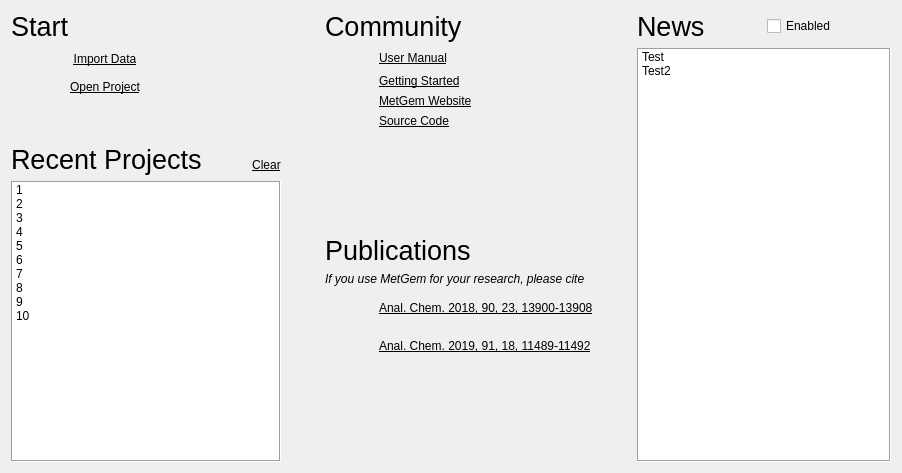
<?xml version="1.0" encoding="UTF-8"?>
<ui version="4.0">
 <class>WelcomeScreen</class>
 <widget class="QWidget" name="WelcomeScreen">
  <property name="geometry">
   <rect>
    <x>0</x>
    <y>0</y>
    <width>902</width>
    <height>473</height>
   </rect>
  </property>
  <property name="windowTitle">
   <string>Form</string>
  </property>
  <layout class="QHBoxLayout" name="horizontalLayout">
   <item>
    <layout class="QGridLayout" name="gridLayout_4">
     <item row="5" column="5">
      <widget class="QPushButton" name="btClearRecentProjects">
       <property name="sizePolicy">
        <sizepolicy hsizetype="Minimum" vsizetype="Minimum">
         <horstretch>0</horstretch>
         <verstretch>0</verstretch>
        </sizepolicy>
       </property>
       <property name="maximumSize">
        <size>
         <width>16777215</width>
         <height>32</height>
        </size>
       </property>
       <property name="cursor">
        <cursorShape>PointingHandCursor</cursorShape>
       </property>
       <property name="toolTip">
        <string>Clear the recent projects list</string>
       </property>
       <property name="statusTip">
        <string>Clear the recent projects list</string>
       </property>
       <property name="styleSheet">
        <string notr="true">QPushButton
{
	text-decoration: underline;
	border: none;
}</string>
       </property>
       <property name="text">
        <string>Clear</string>
       </property>
       <property name="flat">
        <bool>true</bool>
       </property>
      </widget>
     </item>
     <item row="5" column="4">
      <spacer name="horizontalSpacer_5">
       <property name="orientation">
        <enum>Qt::Horizontal</enum>
       </property>
       <property name="sizeType">
        <enum>QSizePolicy::Maximum</enum>
       </property>
       <property name="sizeHint" stdset="0">
        <size>
         <width>40</width>
         <height>20</height>
        </size>
       </property>
      </spacer>
     </item>
     <item row="2" column="3" colspan="3">
      <spacer name="horizontalSpacer_2">
       <property name="orientation">
        <enum>Qt::Horizontal</enum>
       </property>
       <property name="sizeType">
        <enum>QSizePolicy::Expanding</enum>
       </property>
       <property name="sizeHint" stdset="0">
        <size>
         <width>0</width>
         <height>0</height>
        </size>
       </property>
      </spacer>
     </item>
     <item row="2" column="2">
      <widget class="QPushButton" name="btOpenProject">
       <property name="cursor">
        <cursorShape>PointingHandCursor</cursorShape>
       </property>
       <property name="toolTip">
        <string>Load a previously saved project file</string>
       </property>
       <property name="statusTip">
        <string>Load a previously saved project file</string>
       </property>
       <property name="styleSheet">
        <string notr="true">QPushButton
{
	text-decoration: underline;
}</string>
       </property>
       <property name="text">
        <string>Open Project</string>
       </property>
       <property name="iconSize">
        <size>
         <width>32</width>
         <height>32</height>
        </size>
       </property>
       <property name="flat">
        <bool>true</bool>
       </property>
      </widget>
     </item>
     <item row="4" column="0" rowspan="2" colspan="4">
      <widget class="QLabel" name="label_4">
       <property name="styleSheet">
        <string notr="true">font-size: 20pt;</string>
       </property>
       <property name="text">
        <string>Recent Projects</string>
       </property>
       <property name="alignment">
        <set>Qt::AlignBottom|Qt::AlignLeading|Qt::AlignLeft</set>
       </property>
      </widget>
     </item>
     <item row="6" column="0" colspan="6">
      <widget class="QListWidget" name="lstRecentProjects">
       <property name="cursor" stdset="0">
        <cursorShape>PointingHandCursor</cursorShape>
       </property>
       <property name="autoFillBackground">
        <bool>true</bool>
       </property>
       <property name="frameShape">
        <enum>QFrame::Box</enum>
       </property>
       <property name="verticalScrollBarPolicy">
        <enum>Qt::ScrollBarAlwaysOff</enum>
       </property>
       <property name="horizontalScrollBarPolicy">
        <enum>Qt::ScrollBarAlwaysOff</enum>
       </property>
       <property name="editTriggers">
        <set>QAbstractItemView::NoEditTriggers</set>
       </property>
       <property name="selectionMode">
        <enum>QAbstractItemView::NoSelection</enum>
       </property>
       <property name="textElideMode">
        <enum>Qt::ElideMiddle</enum>
       </property>
       <property name="spacing">
        <number>1</number>
       </property>
       <property name="uniformItemSizes">
        <bool>true</bool>
       </property>
       <property name="batchSize">
        <number>10</number>
       </property>
       <item>
        <property name="text">
         <string>1</string>
        </property>
       </item>
       <item>
        <property name="text">
         <string>2</string>
        </property>
       </item>
       <item>
        <property name="text">
         <string>3</string>
        </property>
       </item>
       <item>
        <property name="text">
         <string>4</string>
        </property>
       </item>
       <item>
        <property name="text">
         <string>5</string>
        </property>
       </item>
       <item>
        <property name="text">
         <string>6</string>
        </property>
       </item>
       <item>
        <property name="text">
         <string>7</string>
        </property>
       </item>
       <item>
        <property name="text">
         <string>8</string>
        </property>
       </item>
       <item>
        <property name="text">
         <string>9</string>
        </property>
       </item>
       <item>
        <property name="text">
         <string>10</string>
        </property>
       </item>
      </widget>
     </item>
     <item row="3" column="1" colspan="5">
      <spacer name="verticalSpacer">
       <property name="orientation">
        <enum>Qt::Vertical</enum>
       </property>
       <property name="sizeType">
        <enum>QSizePolicy::Maximum</enum>
       </property>
       <property name="sizeHint" stdset="0">
        <size>
         <width>20</width>
         <height>40</height>
        </size>
       </property>
      </spacer>
     </item>
     <item row="2" column="1">
      <widget class="QLabel" name="label_19">
       <property name="maximumSize">
        <size>
         <width>32</width>
         <height>32</height>
        </size>
       </property>
       <property name="baseSize">
        <size>
         <width>32</width>
         <height>32</height>
        </size>
       </property>
       <property name="text">
        <string/>
       </property>
       <property name="pixmap">
        <pixmap resource="../../../../metgem/metgem_app/ui/ui.qrc">:/icons/images/document-open.svg</pixmap>
       </property>
       <property name="scaledContents">
        <bool>true</bool>
       </property>
      </widget>
     </item>
     <item row="0" column="0" colspan="6">
      <widget class="QLabel" name="label">
       <property name="styleSheet">
        <string notr="true">font-size: 20pt;</string>
       </property>
       <property name="text">
        <string>Start</string>
       </property>
       <property name="alignment">
        <set>Qt::AlignBottom|Qt::AlignLeading|Qt::AlignLeft</set>
       </property>
      </widget>
     </item>
     <item row="1" column="1">
      <widget class="QLabel" name="label_20">
       <property name="maximumSize">
        <size>
         <width>32</width>
         <height>32</height>
        </size>
       </property>
       <property name="text">
        <string/>
       </property>
       <property name="pixmap">
        <pixmap resource="../../../../metgem/metgem_app/ui/ui.qrc">:/icons/images/import-mgf.svg</pixmap>
       </property>
       <property name="scaledContents">
        <bool>true</bool>
       </property>
      </widget>
     </item>
     <item row="2" column="0">
      <widget class="QLabel" name="label_16">
       <property name="maximumSize">
        <size>
         <width>10</width>
         <height>16777215</height>
        </size>
       </property>
       <property name="text">
        <string/>
       </property>
      </widget>
     </item>
     <item row="1" column="2">
      <widget class="QPushButton" name="btImportData">
       <property name="cursor">
        <cursorShape>PointingHandCursor</cursorShape>
       </property>
       <property name="toolTip">
        <string>Import a spectra list and compute scores</string>
       </property>
       <property name="statusTip">
        <string>Import a spectra list and compute scores</string>
       </property>
       <property name="styleSheet">
        <string notr="true">QPushButton
{
	text-decoration: underline;
}</string>
       </property>
       <property name="text">
        <string>Import Data</string>
       </property>
       <property name="iconSize">
        <size>
         <width>32</width>
         <height>32</height>
        </size>
       </property>
       <property name="flat">
        <bool>true</bool>
       </property>
      </widget>
     </item>
     <item row="4" column="4">
      <spacer name="verticalSpacer_3">
       <property name="orientation">
        <enum>Qt::Vertical</enum>
       </property>
       <property name="sizeType">
        <enum>QSizePolicy::Maximum</enum>
       </property>
       <property name="sizeHint" stdset="0">
        <size>
         <width>20</width>
         <height>5</height>
        </size>
       </property>
      </spacer>
     </item>
    </layout>
   </item>
   <item>
    <spacer name="horizontalSpacer_3">
     <property name="orientation">
      <enum>Qt::Horizontal</enum>
     </property>
     <property name="sizeHint" stdset="0">
      <size>
       <width>40</width>
       <height>20</height>
      </size>
     </property>
    </spacer>
   </item>
   <item>
    <layout class="QGridLayout" name="gridLayout">
     <item row="9" column="2">
      <widget class="QLabel" name="label_17">
       <property name="statusTip">
        <string>https://dx.doi.org/10.1021/acs.analchem.9b02802</string>
       </property>
       <property name="text">
        <string>&lt;a href=&quot;https://dx.doi.org/10.1021/acs.analchem.9b02802&quot; style=&quot;text-decoration: underline; color: palette(text);&quot;&gt;Anal. Chem. 2019, 91, 18, 11489-11492&lt;/a&gt;</string>
       </property>
       <property name="textFormat">
        <enum>Qt::RichText</enum>
       </property>
       <property name="openExternalLinks">
        <bool>true</bool>
       </property>
      </widget>
     </item>
     <item row="4" column="1">
      <widget class="QLabel" name="label_12">
       <property name="maximumSize">
        <size>
         <width>32</width>
         <height>32</height>
        </size>
       </property>
       <property name="text">
        <string/>
       </property>
       <property name="pixmap">
        <pixmap resource="../../../../metgem/metgem_app/ui/ui.qrc">:/icons/images/git.svg</pixmap>
       </property>
       <property name="scaledContents">
        <bool>true</bool>
       </property>
      </widget>
     </item>
     <item row="3" column="1">
      <widget class="QLabel" name="label_11">
       <property name="sizePolicy">
        <sizepolicy hsizetype="Fixed" vsizetype="Fixed">
         <horstretch>0</horstretch>
         <verstretch>0</verstretch>
        </sizepolicy>
       </property>
       <property name="maximumSize">
        <size>
         <width>32</width>
         <height>32</height>
        </size>
       </property>
       <property name="text">
        <string/>
       </property>
       <property name="pixmap">
        <pixmap resource="../../../../metgem/metgem_app/ui/ui.qrc">:/icons/images/browser.svg</pixmap>
       </property>
       <property name="scaledContents">
        <bool>true</bool>
       </property>
      </widget>
     </item>
     <item row="2" column="1">
      <widget class="QLabel" name="label_10">
       <property name="text">
        <string/>
       </property>
       <property name="pixmap">
        <pixmap resource="../../../../metgem/metgem_app/ui/ui.qrc">:/icons/images/help.svg</pixmap>
       </property>
      </widget>
     </item>
     <item row="5" column="1" colspan="2">
      <spacer name="verticalSpacer_5">
       <property name="orientation">
        <enum>Qt::Vertical</enum>
       </property>
       <property name="sizeHint" stdset="0">
        <size>
         <width>20</width>
         <height>40</height>
        </size>
       </property>
      </spacer>
     </item>
     <item row="4" column="2">
      <widget class="QLabel" name="label_7">
       <property name="statusTip">
        <string>https://github.com/metgem/metgem</string>
       </property>
       <property name="text">
        <string>&lt;a href=&quot;https://github.com/metgem/metgem&quot; style=&quot;text-decoration: underline; color: palette(text);&quot;&gt;Source Code&lt;/a&gt;</string>
       </property>
       <property name="textFormat">
        <enum>Qt::RichText</enum>
       </property>
       <property name="openExternalLinks">
        <bool>true</bool>
       </property>
      </widget>
     </item>
     <item row="9" column="1">
      <widget class="QLabel" name="label_14">
       <property name="minimumSize">
        <size>
         <width>32</width>
         <height>32</height>
        </size>
       </property>
       <property name="maximumSize">
        <size>
         <width>32</width>
         <height>32</height>
        </size>
       </property>
       <property name="text">
        <string/>
       </property>
       <property name="pixmap">
        <pixmap resource="../../../../metgem/metgem_app/ui/ui.qrc">:/icons/images/academic.svg</pixmap>
       </property>
       <property name="scaledContents">
        <bool>true</bool>
       </property>
      </widget>
     </item>
     <item row="8" column="1">
      <widget class="QLabel" name="label_3">
       <property name="minimumSize">
        <size>
         <width>32</width>
         <height>32</height>
        </size>
       </property>
       <property name="maximumSize">
        <size>
         <width>32</width>
         <height>32</height>
        </size>
       </property>
       <property name="text">
        <string/>
       </property>
       <property name="pixmap">
        <pixmap resource="../../../../metgem/metgem_app/ui/ui.qrc">:/icons/images/academic.svg</pixmap>
       </property>
       <property name="scaledContents">
        <bool>true</bool>
       </property>
      </widget>
     </item>
     <item row="1" column="2">
      <widget class="QLabel" name="label_5">
       <property name="toolTip">
        <string/>
       </property>
       <property name="statusTip">
        <string>https://metgem.readthedocs.io</string>
       </property>
       <property name="text">
        <string>&lt;a href=&quot;https://metgem.readthedocs.io&quot; style=&quot;text-decoration: underline; color: palette(text);&quot;&gt;User Manual&lt;/a&gt;</string>
       </property>
       <property name="textFormat">
        <enum>Qt::RichText</enum>
       </property>
       <property name="openExternalLinks">
        <bool>true</bool>
       </property>
      </widget>
     </item>
     <item row="10" column="1" colspan="2">
      <spacer name="verticalSpacer_2">
       <property name="orientation">
        <enum>Qt::Vertical</enum>
       </property>
       <property name="sizeHint" stdset="0">
        <size>
         <width>20</width>
         <height>40</height>
        </size>
       </property>
      </spacer>
     </item>
     <item row="2" column="2">
      <widget class="QLabel" name="label_6">
       <property name="statusTip">
        <string>https://metgem.readthedocs.io/getting_started.html</string>
       </property>
       <property name="text">
        <string>&lt;a href=&quot;https://metgem.readthedocs.io/getting_started.html&quot; style=&quot;text-decoration: underline; color: palette(text);&quot;&gt;Getting Started&lt;/a&gt;</string>
       </property>
       <property name="textFormat">
        <enum>Qt::RichText</enum>
       </property>
       <property name="openExternalLinks">
        <bool>true</bool>
       </property>
      </widget>
     </item>
     <item row="3" column="2">
      <widget class="QLabel" name="label_8">
       <property name="statusTip">
        <string>https://metgem.github.io</string>
       </property>
       <property name="text">
        <string>&lt;a href=&quot;https://metgem.github.io&quot; style=&quot;text-decoration: underline; color: palette(text);&quot;&gt;MetGem Website&lt;/a&gt;</string>
       </property>
       <property name="textFormat">
        <enum>Qt::RichText</enum>
       </property>
       <property name="openExternalLinks">
        <bool>true</bool>
       </property>
      </widget>
     </item>
     <item row="1" column="1">
      <widget class="QLabel" name="label_9">
       <property name="text">
        <string/>
       </property>
       <property name="pixmap">
        <pixmap resource="../../../../metgem/metgem_app/ui/ui.qrc">:/icons/images/help.svg</pixmap>
       </property>
      </widget>
     </item>
     <item row="8" column="2">
      <widget class="QLabel" name="label_15">
       <property name="statusTip">
        <string>https://dx.doi.org/10.1021/acs.analchem.8b03099</string>
       </property>
       <property name="text">
        <string>&lt;a href=&quot;https://dx.doi.org/10.1021/acs.analchem.8b03099&quot;style=&quot;text-decoration: underline; color: palette(text);&quot;&gt;Anal. Chem. 2018, 90, 23, 13900-13908&lt;/a&gt;</string>
       </property>
       <property name="textFormat">
        <enum>Qt::RichText</enum>
       </property>
       <property name="openExternalLinks">
        <bool>true</bool>
       </property>
      </widget>
     </item>
     <item row="1" column="0">
      <spacer name="horizontalSpacer_6">
       <property name="orientation">
        <enum>Qt::Horizontal</enum>
       </property>
       <property name="sizeType">
        <enum>QSizePolicy::Fixed</enum>
       </property>
       <property name="sizeHint" stdset="0">
        <size>
         <width>10</width>
         <height>20</height>
        </size>
       </property>
      </spacer>
     </item>
     <item row="0" column="0" colspan="3">
      <widget class="QLabel" name="label_2">
       <property name="styleSheet">
        <string notr="true">font-size: 20pt;</string>
       </property>
       <property name="text">
        <string>Community</string>
       </property>
       <property name="alignment">
        <set>Qt::AlignBottom|Qt::AlignLeading|Qt::AlignLeft</set>
       </property>
      </widget>
     </item>
     <item row="6" column="0" colspan="3">
      <widget class="QLabel" name="label_18">
       <property name="styleSheet">
        <string notr="true">font-size: 20pt;</string>
       </property>
       <property name="text">
        <string>Publications</string>
       </property>
       <property name="alignment">
        <set>Qt::AlignBottom|Qt::AlignLeading|Qt::AlignLeft</set>
       </property>
      </widget>
     </item>
     <item row="7" column="0" colspan="3">
      <widget class="QLabel" name="label_13">
       <property name="styleSheet">
        <string notr="true">font-style: italic;</string>
       </property>
       <property name="text">
        <string>If you use MetGem for your research, please cite</string>
       </property>
      </widget>
     </item>
    </layout>
   </item>
   <item>
    <spacer name="horizontalSpacer_4">
     <property name="orientation">
      <enum>Qt::Horizontal</enum>
     </property>
     <property name="sizeHint" stdset="0">
      <size>
       <width>40</width>
       <height>20</height>
      </size>
     </property>
    </spacer>
   </item>
   <item>
    <layout class="QGridLayout" name="gridLayout_2">
     <item row="0" column="1" rowspan="2">
      <widget class="QCheckBox" name="chkEnableNews">
       <property name="toolTip">
        <string>Show news about MetGem: this needs internet to retrieve information from MetGem's website</string>
       </property>
       <property name="statusTip">
        <string>Show news about MetGem: this needs internet to retrieve information from MetGem's website</string>
       </property>
       <property name="text">
        <string>Enabled</string>
       </property>
      </widget>
     </item>
     <item row="0" column="0" rowspan="2">
      <widget class="QLabel" name="lblNews">
       <property name="styleSheet">
        <string notr="true">font-size: 20pt;</string>
       </property>
       <property name="text">
        <string>News</string>
       </property>
       <property name="alignment">
        <set>Qt::AlignBottom|Qt::AlignLeading|Qt::AlignLeft</set>
       </property>
      </widget>
     </item>
     <item row="2" column="0" colspan="2">
      <widget class="QListWidget" name="lstNews">
       <property name="cursor" stdset="0">
        <cursorShape>PointingHandCursor</cursorShape>
       </property>
       <property name="autoFillBackground">
        <bool>true</bool>
       </property>
       <property name="frameShape">
        <enum>QFrame::Box</enum>
       </property>
       <property name="horizontalScrollBarPolicy">
        <enum>Qt::ScrollBarAlwaysOff</enum>
       </property>
       <property name="editTriggers">
        <set>QAbstractItemView::NoEditTriggers</set>
       </property>
       <property name="selectionMode">
        <enum>QAbstractItemView::NoSelection</enum>
       </property>
       <property name="verticalScrollMode">
        <enum>QAbstractItemView::ScrollPerPixel</enum>
       </property>
       <property name="resizeMode">
        <enum>QListView::Adjust</enum>
       </property>
       <property name="spacing">
        <number>2</number>
       </property>
       <item>
        <property name="text">
         <string>Test</string>
        </property>
       </item>
       <item>
        <property name="text">
         <string>Test2</string>
        </property>
       </item>
      </widget>
     </item>
    </layout>
   </item>
  </layout>
 </widget>
 <resources>
  <include location="../../../../metgem/metgem_app/ui/ui.qrc"/>
 </resources>
 <connections/>
</ui>
